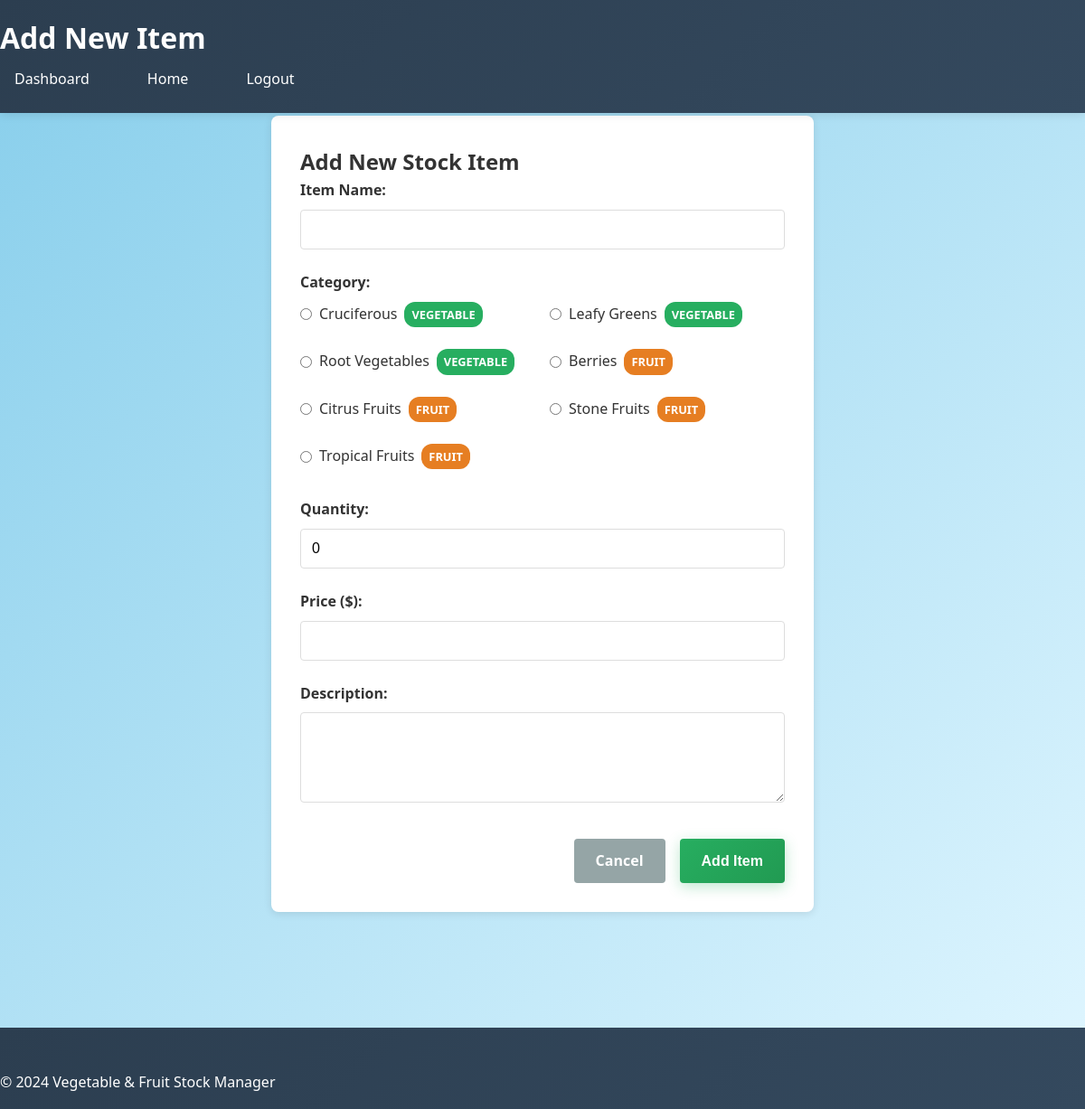
The page /admin/add_item.php (signed in) on the database its author committed.
### tables this page shows
CREATE TABLE IF NOT EXISTS categories (
    id INT PRIMARY KEY AUTO_INCREMENT,
    name VARCHAR(100) NOT NULL,
    type ENUM('vegetable', 'fruit') NOT NULL,
    created_at TIMESTAMP DEFAULT CURRENT_TIMESTAMP
);

### admin/add_item.php (the view, shortened to what this page needs)
<?php
$conn = getDBConnection();
$categories_result = $conn->query("SELECT id, name, type FROM categories ORDER BY type, name");
$categories = $categories_result->fetch_all(MYSQLI_ASSOC);
?>
<!DOCTYPE html>
<html lang="en">
<head>
    <link rel="stylesheet" href="../assets/css/style.css">
</head>
<body>
    <header>
        <h1>Add New Item</h1>
        <nav>
            <a href="dashboard.php">Dashboard</a>
            <a href="../index.php">Home</a>
            <a href="dashboard.php?logout=1">Logout</a>
        </nav>
    </header>
    <main>
        <div class="form-container">
            <h2>Add New Stock Item</h2>
            <form method="POST">
                <div class="form-group">
                    <label for="name">Item Name:</label>
                    <input type="text" id="name" name="name" value="<?php echo isset($_POST['name']) ? htmlspecialchars($_POST['name']) : ''; ?>" required>
                </div>
                <div class="form-group">
                    <label>Category:</label>
                    <div class="category-group">
                        <?php foreach ($categories as $category): ?>
                            <div class="category-option">
                                <label>
                                    <input type="radio" name="category_id" value="<?php echo $category['id']; ?>"
                                           <?php echo (isset($_POST['category_id']) && $_POST['category_id'] == $category['id']) ? 'checked' : ''; ?> required>
                                    <?php echo htmlspecialchars($category['name']); ?>
                                    <span class="category-badge category-<?php echo $category['type']; ?>">
                                        <?php echo ucfirst($category['type']); ?>
                                    </span>
                                </label>
                            </div>
                        <?php endforeach; ?>
                    </div>
                </div>
                <div class="form-group">
                    <label for="quantity">Quantity:</label>
                    <input type="number" id="quantity" name="quantity" min="0" value="<?php echo isset($_POST['quantity']) ? htmlspecialchars($_POST['quantity']) : '0'; ?>" required>
                </div>
                <div class="form-group">
                    <label for="price">Price ($):</label>
                    <input type="number" id="price" name="price" min="0" step="0.01" value="<?php echo isset($_POST['price']) ? htmlspecialchars($_POST['price']) : ''; ?>" required>
                </div>
                <div class="form-group">
                    <label for="description">Description:</label>
                    <textarea id="description" name="description"><?php echo isset($_POST['description']) ? htmlspecialchars($_POST['description']) : ''; ?></textarea>
                </div>
                <div class="form-actions">
                    <a href="dashboard.php" class="btn btn-secondary">Cancel</a>
                    <button type="submit" class="btn btn-primary">Add Item</button>
                </div>
            </form>
        </div>
    </main>
    <footer>
        <p>&copy; 2024 Vegetable & Fruit Stock Manager</p>
    </footer>
</body>
</html>

### assets/css/style.css (style rules this page uses)
* { margin: 0; padding: 0; box-sizing: border-box; }
body { font-family: 'Segoe UI', Tahoma, Geneva, Verdana, sans-serif; line-height: 1.6; color: #333; background: linear-gradient(135deg, #87CEEB 0%, #E0F6FF 100%); min-height: 100vh; }
header { background: linear-gradient(135deg, #2c3e50 0%, #34495e 100%); color: white; padding: 1rem 0; box-shadow: 0 2px 10px rgba(0,0,0,0.1); position: fixed; width: 100%; top: 0; z-index: 1000; }
nav { display: flex; align-items: center; gap: 2rem; }
nav a { color: white; text-decoration: none; padding: 0.5rem 1rem; border-radius: 25px; transition: all 0.3s ease; font-weight: 500; }
main { max-width: 1200px; margin: 0 auto; padding: 6rem 1rem 2rem; }
.btn { display: inline-block; padding: 0.75rem 2rem; border-radius: 25px; text-decoration: none; font-weight: 600; transition: all 0.3s ease; cursor: pointer; border: none; font-size: 1rem; }
.btn-primary { background: linear-gradient(135deg, #27ae60 0%, #219a52 100%); color: white; box-shadow: 0 4px 15px rgba(39, 174, 96, 0.3); }
.btn-secondary { background: transparent; color: #2c3e50; border: 2px solid #2c3e50; }
footer { background: linear-gradient(135deg, #2c3e50 0%, #34495e 100%); color: white; padding: 3rem 0 1rem; margin-top: 4rem; }

### admin/add_item.php (style rules this page uses)
.form-container { max-width: 600px; margin: 2rem auto; padding: 2rem; background-color: white; border-radius: 8px; box-shadow: 0 2px 10px rgba(0,0,0,0.1); }
.form-group { margin-bottom: 1.5rem; }
label { display: block; margin-bottom: 0.5rem; font-weight: bold; }
input[type="text"], input[type="number"], select, textarea { width: 100%; padding: 0.75rem; border: 1px solid #ddd; border-radius: 4px; font-size: 1rem; box-sizing: border-box; }
textarea { resize: vertical; min-height: 100px; }
.btn { padding: 0.75rem 1.5rem; border: none; border-radius: 4px; cursor: pointer; text-decoration: none; display: inline-block; transition: background-color 0.3s; font-size: 1rem; }
.btn-primary { background-color: #27ae60; color: white; }
.btn-secondary { background-color: #95a5a6; color: white; }
.form-actions { display: flex; gap: 1rem; justify-content: flex-end; margin-top: 2rem; }
.category-group { display: flex; flex-wrap: wrap; gap: 1rem; }
.category-option { flex: 1; min-width: 200px; }
.category-option label { font-weight: normal; display: flex; align-items: center; gap: 0.5rem; }
.category-badge { display: inline-block; padding: 0.25rem 0.5rem; border-radius: 12px; font-size: 0.8rem; font-weight: bold; text-transform: uppercase; }
.category-vegetable { background-color: #27ae60; color: white; }
.category-fruit { background-color: #e67e22; color: white; }

### rows shown on the page
categories: name "Cruciferous", type "VEGETABLE"
categories: name "Leafy Greens", type "VEGETABLE"
categories: name "Root Vegetables", type "VEGETABLE"
categories: name "Berries", type "FRUIT"
categories: name "Citrus Fruits", type "FRUIT"
categories: name "Stone Fruits", type "FRUIT"
categories: name "Tropical Fruits", type "FRUIT"
